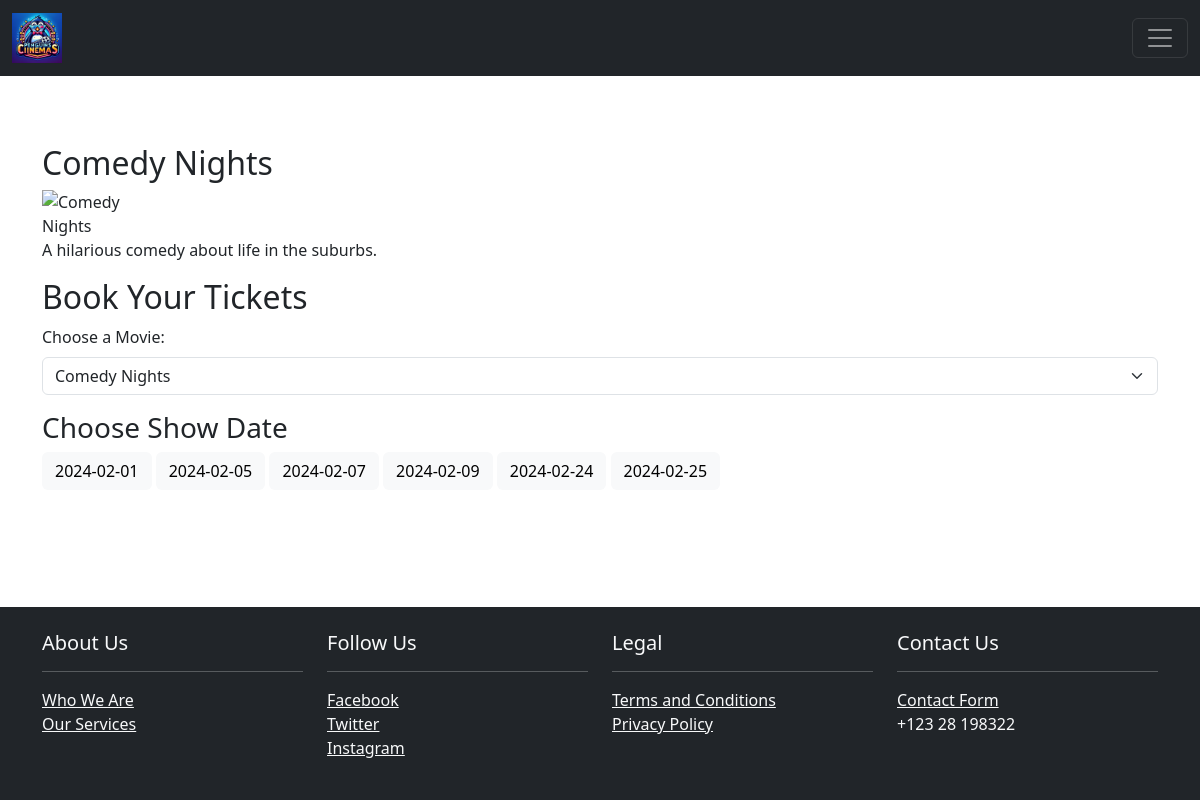
Screenshot of /booking.php?movie_id=4 (signed in) with the database file from the repository.
### tables this page shows
CREATE TABLE `movies` (
  `id` int(11) NOT NULL,
  `title` varchar(255) NOT NULL,
  `description` text DEFAULT NULL,
  `image_url` varchar(255) DEFAULT NULL,
  `cast` text DEFAULT NULL
);

### connection.php (called while the page is built, shortened)
<?php
class conct {
    public $username = "root";
    public $password = "";
    public $server_name = "localhost";
    public $db_name = "cinema_db";
    public $conn;
    function __construct() {
        $this->conn = new mysqli($this->server_name, $this->username, $this->password, $this->db_name);
    }
    function select($table_name, $id) {
        $sql = "SELECT * FROM $table_name WHERE id = ?";
        $stmt = $this->conn->prepare($sql);
        $stmt->bind_param("i", $id);
        $stmt->execute();
        $result = $stmt->get_result();
        return $result;
    }
}
?>

### booking.php (the view, shortened to what this page needs)
<?php
include("header.php");
$con = new conct();
$selected_movie_id = $_GET['movie_id'] ?? null;
$selected_date = $_GET['date'] ?? null;
$movie = null;
if ($selected_movie_id) {
    $movie_query = $con->select('movies', $selected_movie_id);
    $movie = $movie_query->fetch_assoc();
}
?>
<div class="container mt-4">
<?php if ($selected_movie_id && $movie): ?>
        <h2 style="padding-top: 30px;"><?php echo htmlspecialchars($movie['title']); ?></h2>
        <?php if (!empty($movie['image_url'])): ?>
            <img src="<?php echo htmlspecialchars($movie['image_url']); ?>" alt="<?php echo htmlspecialchars($movie['title']); ?>" style="max-height: 100px; max-width: 100px;" class="img-fluid">
        <?php endif; ?>
        <p><?php echo htmlspecialchars($movie['description']); ?></p>
    <?php endif; ?>
    <h2>Book Your Tickets</h2>
    <form action="booking.php" method="get">
        <div class="form-group">
            <label for="movie_id">Choose a Movie:</label>
            <select name="movie_id" id="movie_id" class="form-select" onchange="this.form.submit()">
                <?php
                $movies_query = "SELECT id, title FROM movies";
                $movies_result = $con->conn->query($movies_query);
                while ($movie = $movies_result->fetch_assoc()) {
                    echo "<option value='" . $movie['id'] . "' " . ($movie['id'] == $selected_movie_id ? "selected" : "") . ">" . htmlspecialchars($movie['title']) . "</option>";
                }
                ?>
            </select>
        </div>
    </form>
    <?php if ($selected_movie_id): ?>
        <h3>Choose Show Date</h3>
        <?php
       $show_dates_query = "SELECT DISTINCT show_date FROM shows WHERE movie_id = ?";
$stmt = $con->conn->prepare($show_dates_query);
$stmt->bind_param("i", $selected_movie_id);
$stmt->execute();
$show_dates_result = $stmt->get_result();
while ($row = $show_dates_result->fetch_assoc()) {
    $date_style = ($row['show_date'] == $selected_date) ? 'background-color: #007bff; color: white;' : 'background-color: #f8f9fa; color: black;';
    echo "<a href='booking.php?movie_id=" . $selected_movie_id . "&date=" . $row['show_date'] . "' class='btn' style='" . $date_style . "'>" . $row['show_date'] . "</a> ";
}
        ?>
    <?php endif; ?>
</div>
<?php include("footer.php"); ?>

### styling.css (style rules this page uses)
body { display: flex; flex-direction: column; min-height: 100vh; margin: 0; }

### booking.php (style rules this page uses)
.container { padding-top: 40px; }

### rows the page displays
movies: title "Comedy Nights", description "A hilarious comedy about life in the suburbs."

### other values shown
$row['show_date'] "2024-02-01"
$row['show_date'] "2024-02-05"
$row['show_date'] "2024-02-07"
$row['show_date'] "2024-02-09"
$row['show_date'] "2024-02-24"
$row['show_date'] "2024-02-25"
form field movie_id "Comedy Nights"
